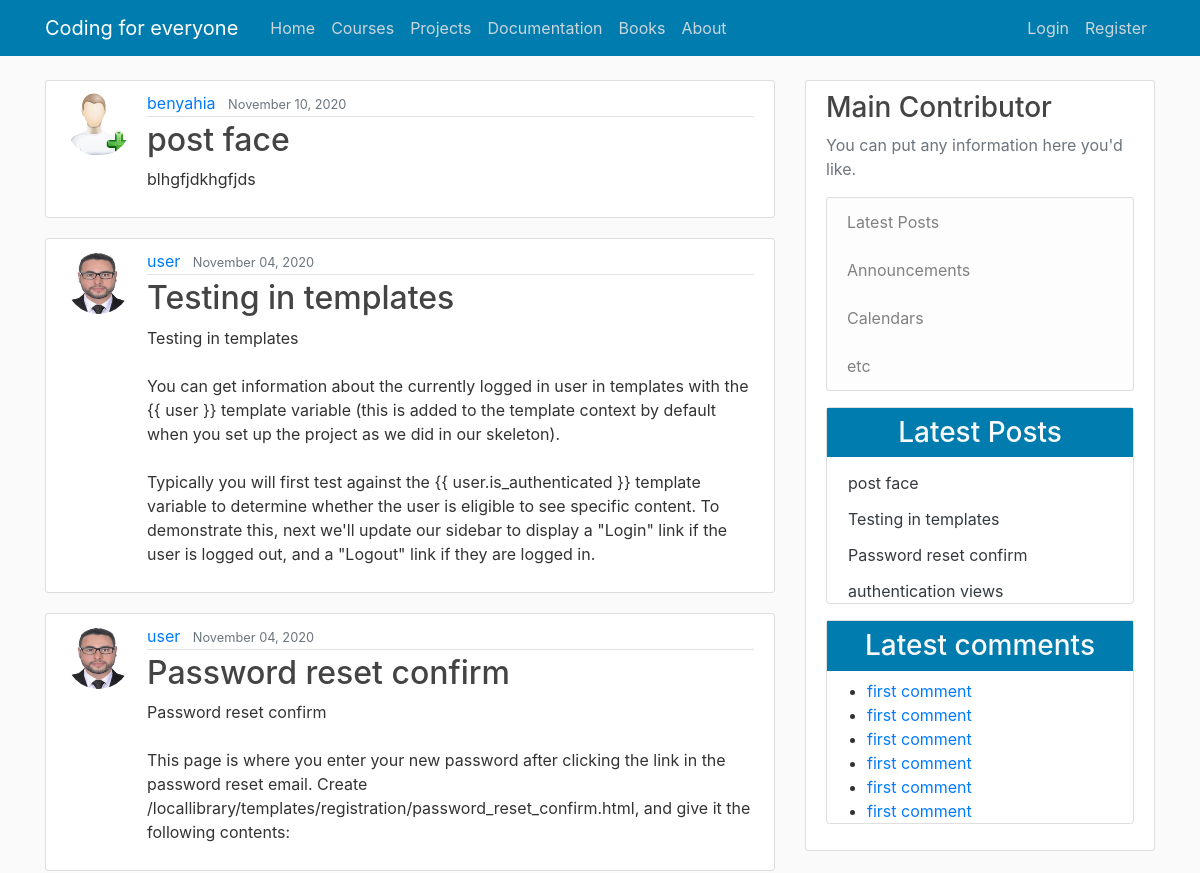
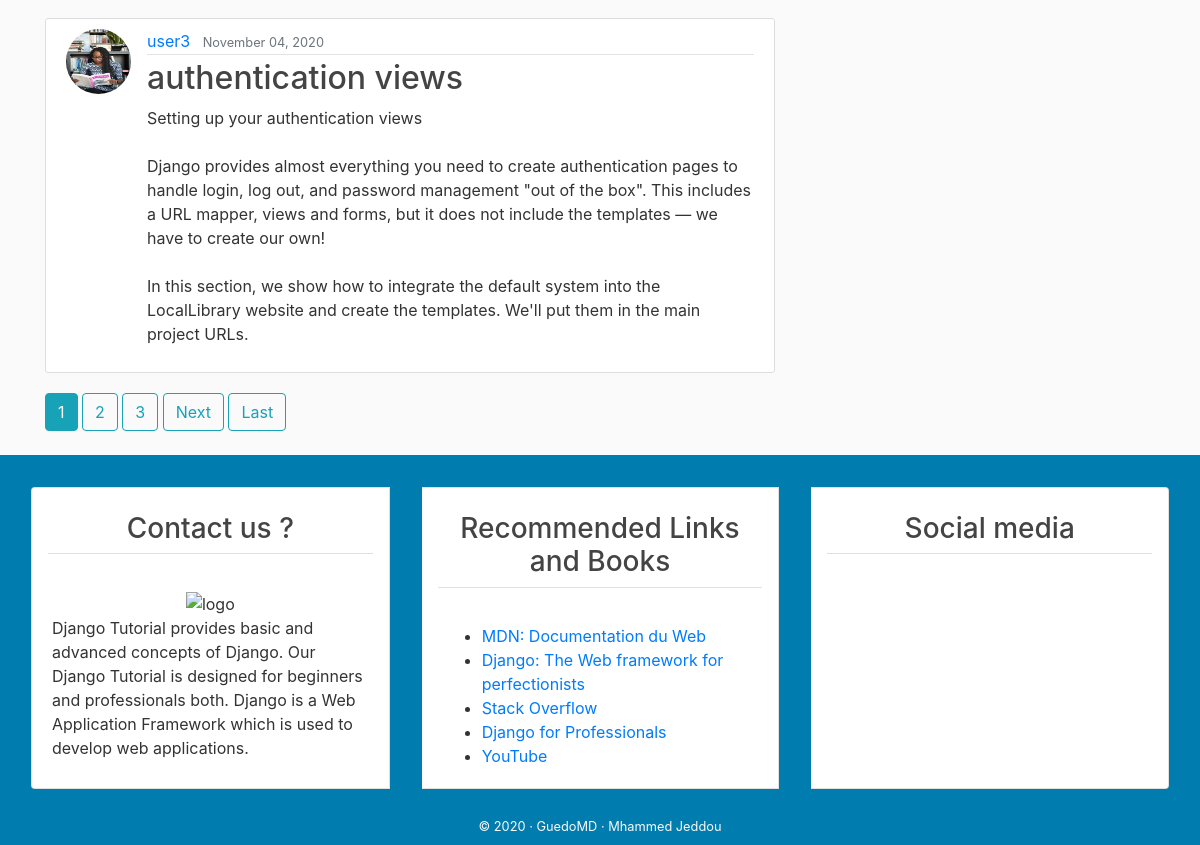
The app's page /, older data (2 pictures, top to bottom).
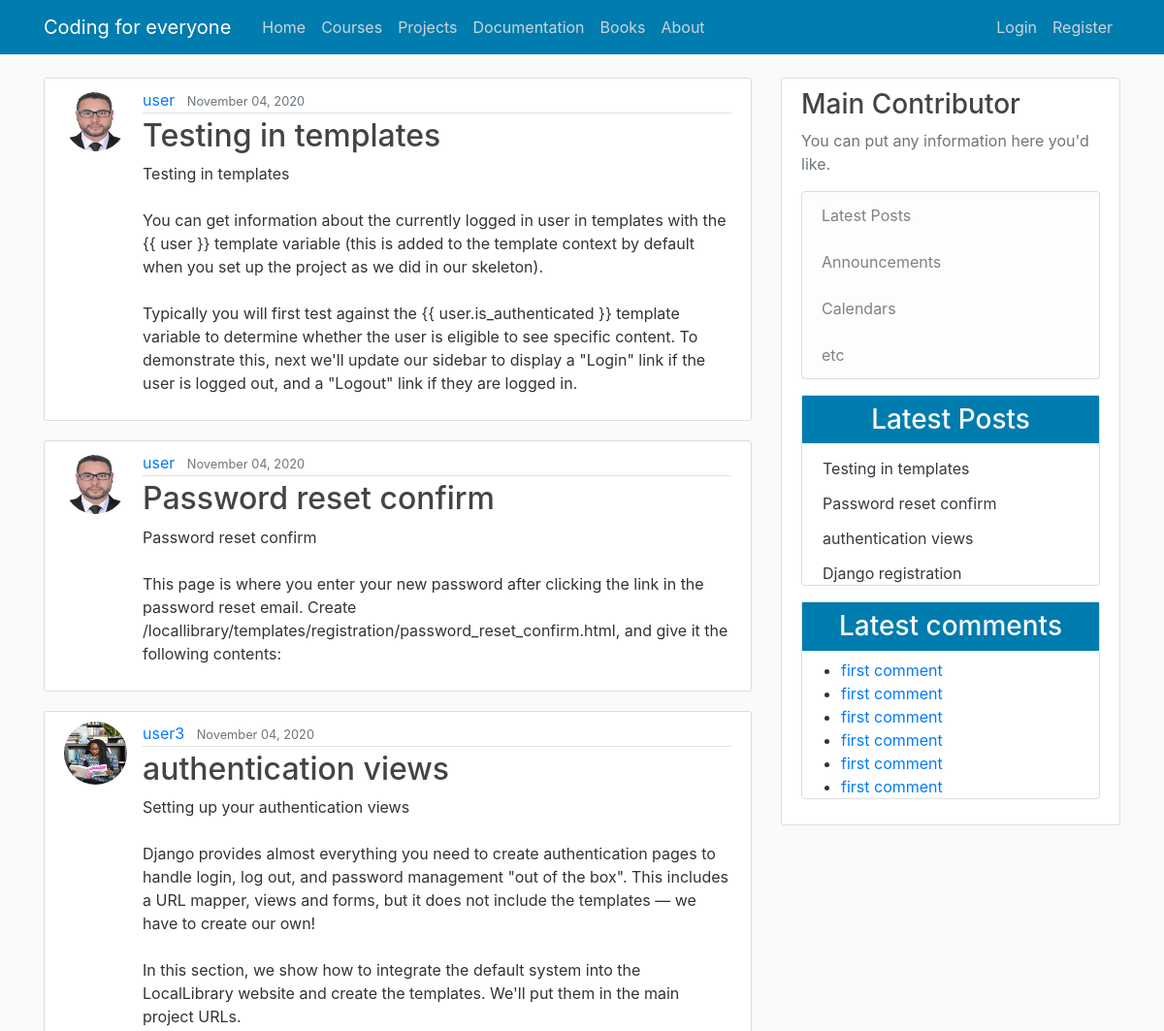
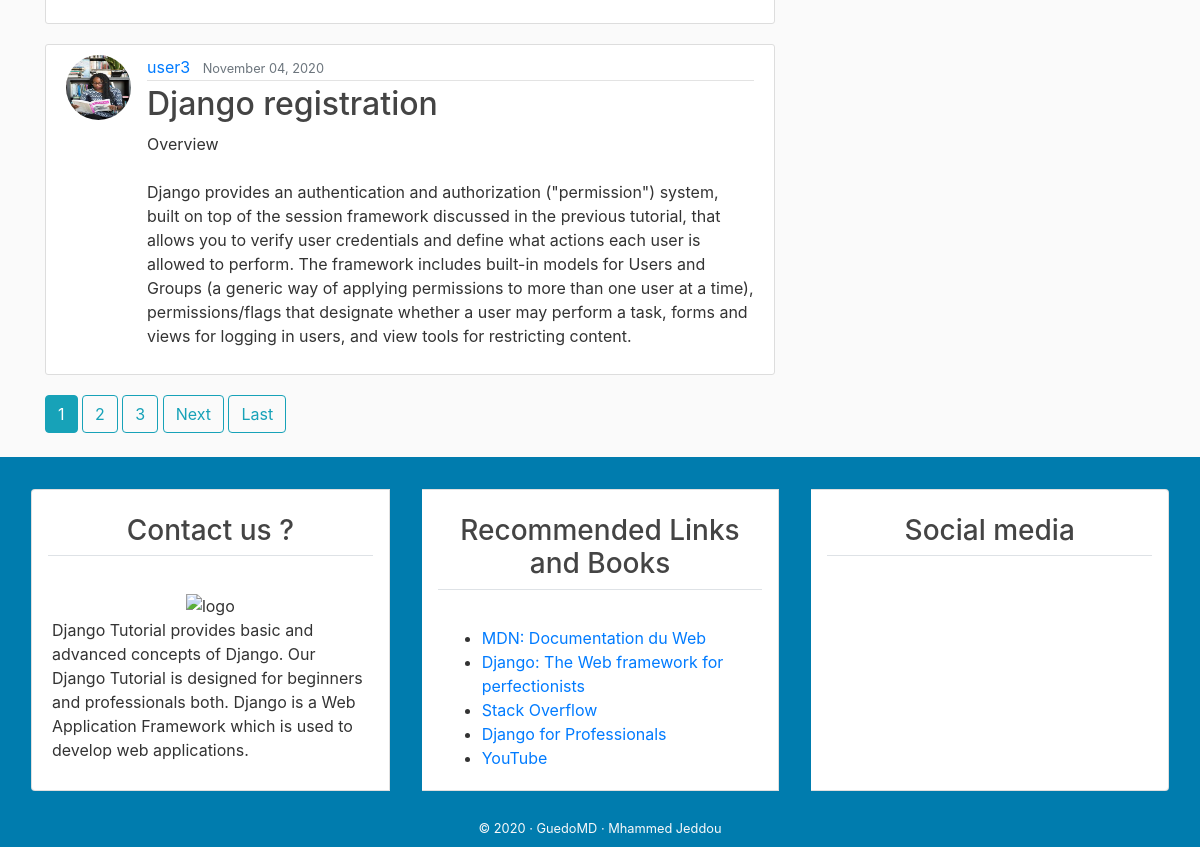
The same page, newer data (2 pictures, top to bottom).
### blog/models.py (models this page shows, shortened)
class Post(models.Model):
    title = models.CharField(max_length=100)
    content = models.TextField()
    date_posted = models.DateTimeField(default=timezone.now)
    author = models.ForeignKey(User, on_delete=models.CASCADE)

### users/models.py (models this page shows, shortened)
class Profile(models.Model):
    user = models.OneToOneField(User, on_delete=models.CASCADE)
    image = models.ImageField(default='default.jpg', upload_to='profile_pics')

### blog/views.py (the view)
# urls.py: path('', PostListView.as_view(), name='blog-home'),
class PostListView(ListView):
    model = Post
    template_name = 'blog/home.html'  # <app>/<model>_<viewtype>.html
    context_object_name = 'posts'
    ordering = ['-date_posted']
    paginate_by = 4

### blog/templates/blog/home.html (shortened to what this page needs)
{% extends "blog/base.html" %}
{% block content %}
    {% for post in posts %}
        <article class="media content-section">
          <img class="rounded-circle article-img" src="{{ post.author.profile.image.url }}">
          <div class="media-body">
            <div class="article-metadata">
              <a class="mr-2" href="{% url 'user-posts' post.author.username %}">{{ post.author }}</a>
              <small class="text-muted">{{ post.date_posted|date:"F d, Y" }}</small>
            </div>
            <h2><a class="article-title" href="{% url 'post-detail' post.id %}">{{ post.title }}</a></h2>
            <p class="article-content">{{ post.content }}</p>
          </div>
        </article>
    {% endfor %}
    {% if is_paginated %}
      {% for num in page_obj.paginator.page_range %}
        {% if page_obj.number == num %}
          <a class="btn btn-info mb-4" href="?page={{ num }}">{{ num }}</a>
        {% elif num > page_obj.number|add:'-3' and num < page_obj.number|add:'3' %}
          <a class="btn btn-outline-info mb-4" href="?page={{ num }}">{{ num }}</a>
        {% endif %}
      {% endfor %}
      {% if page_obj.has_next %}
        <a class="btn btn-outline-info mb-4" href="?page={{ page_obj.next_page_number }}">Next</a>
        <a class="btn btn-outline-info mb-4" href="?page={{ page_obj.paginator.num_pages }}">Last</a>
      {% endif %}
    {% endif %}
{% endblock content %}

### blog/templates/blog/base.html (shortened to what this page needs)
{% load static %}
<!DOCTYPE html>
<html>
<head>
    <link rel="stylesheet" href="https://maxcdn.bootstrapcdn.com/bootstrap/4.0.0/css/bootstrap.min.css">
    <link rel="stylesheet" href=" {% static 'blog/css/bootstrap.min.css' %}" >
    <link rel="stylesheet" type="text/css" href="{% static 'blog/main.css' %}">
    <link rel="stylesheet" type="text/css" href=" {% static 'blog/css/main2.css' %}" >
</head>
<body>
    <header class="site-header">
      <nav class="navbar navbar-expand-md navbar-dark  fixed-top" style="background-color:#007cae;" >
        <div class="container">
          <a class="navbar-brand mr-4" href="{% url 'blog-home' %}">Coding for everyone  </a>
          <div class="collapse navbar-collapse" id="navbarToggle">
            <div class="navbar-nav mr-auto">
              <a class="nav-item nav-link" href="{% url 'blog-home' %}">Home</a>
              <a class="nav-item nav-link" href="{% url 'blog-about' %}">Courses</a>
              <a class="nav-item nav-link" href="{% url 'allPosts' %}">Projects</a>
              <a class="nav-item nav-link" href="{% url 'blog-about' %}">Documentation</a>
              <a class="nav-item nav-link" href="{% url 'blog-about' %}">Books</a>
              <a class="nav-item nav-link" href="{% url 'blog-about' %}">About </a>
            </div>
            <div class="navbar-nav">
              {% if user.is_authenticated %}
                <a class="nav-item nav-link" href="{% url 'post-create' %}">New Post</a>
                <a class="nav-item nav-link" href="{% url 'profile' %}">Profile</a>
                <a class="nav-item nav-link" href="{% url 'logout' %}">Logout</a>
              {% else %}
                <a class="nav-item nav-link" href="{% url 'login' %}">Login</a>
                <a class="nav-item nav-link" href="{% url 'register' %}">Register</a>
              {% endif %}
            </div>
          </div>
        </div>
      </nav>
    </header>
    <main role="main" class="container">
      <div class="row">
        <div class="col-md-8">
          {% block content %}{% endblock %}
        </div>
        <div class="col-md-4">
          <div class="content-section">
            <h3> Main Contributor</h3>
            <p class='text-muted'>You can put any information here you'd like.
              <ul class="list-group">
                <li class="list-group-item list-group-item-light">Latest Posts</li>
                <li class="list-group-item list-group-item-light">Announcements</li>
                <li class="list-group-item list-group-item-light">Calendars</li>
                <li class="list-group-item list-group-item-light">etc</li>
              </ul>
            </p>
            <div class="card mb-3">
              <h3 class="text-center text-light p-2" style="background-color:#007cae;" > Latest Posts   </h3>
          {% include "blog/latest_posts.html" %}
          </div>
          <div class="card mb-3">
            <h3 class="text-center  text-light p-2" style="background-color:#007cae;"> Latest comments    </h3>
            <ul>
              <li><a href="#">  first comment </a> </li>
              <li><a href="#">  first comment </a> </li>
              <li><a href="#">  first comment </a> </li>
              <li><a href="#">  first comment </a> </li>
              <li><a href="#">  first comment </a> </li>
              <li><a href="#">  first comment </a> </li>
            </ul>
        </div>
          </div>
        </div>
      </div>
    </main>
<footer  style="background-color:#007cae;">
  <div class="container-fluid">
      <div class="row">
<div class="col-md" >
  <div class="card-group mt-3">
<div class="card m-3">
<h3 class="card-title text-center border-bottom p-2 m-3">
Contact us ?
</h3>
<div class="card-body">
<div class="text-center">
<img src="{% static 'blog/img/pexels-photo.jpg' %}" alt=" logo " width="100px">
</div>Django Tutorial provides basic and advanced concepts of Django. Our Django Tutorial
is designed for beginners and professionals both.
Django is a Web Application Framework which is used to develop web applications.
</div>
</div>
<div class="card m-3">
  <h3 class="card-title text-center border-bottom p-2 m-3">
    Recommended Links and Books
  </h3>
  <div class="card-body">
 <ul>
<li>
  <a href="https://developer.mozilla.org/fr/">
    MDN: Documentation du Web  </a>
</li>
<li>
  <a href="https://www.djangoproject.com/">
    Django: The Web framework for perfectionists   </a>
</li>
<li>
  <a href="https://stackoverflow.com/">  Stack Overflow  </a>
</li>
<li>
  <a href="https://djangoforprofessionals.com/"> Django for Professionals  </a>
</li>
<li>
  <a href="https://www.youtube.com/">
    YouTube  </a>
</li>
 </ul>
  </div>
  </div>
<div class="card m-3">
  <h3 class="card-title text-center border-bottom p-2 m-3">
    Social media
  </h3>
  <h4 class="card-body text-center">
  </h4>
  </div>
  </div>
</div>
      </div>
<div class="row p-2">
<div class="col-md text-center">
  <small  class="text-light ">
      &copy;  2020 · GuedoMD · Mhammed Jeddou
          </small>
</div>
</div>
</div>
</footer>
  </body>
</html>

### blog/templates/blog/latest_posts.html
<ul class="list-group-flush latest-post">
    {% for post  in posts  %}
      <li class="list-group-item latest-post-item" >
           <a class="text-dark" href="{% url 'post-detail' post.pk  %}"> {{post.title}} </a>
      </li>
    {% endfor %}
</ul>

### blog/static/blog/main.css (style rules this page uses)
body { background: #fafafa; color: #333333; margin-top: 5rem; }
h1, h2, h3, h4, h5, h6 { color: #444444; }
ul { margin: 0; }
.site-header .navbar-nav .nav-link { color: #cbd5db; }
.content-section { background: #ffffff; padding: 10px 20px; border: 1px solid #dddddd; border-radius: 3px; margin-bottom: 20px; }
.article-title { color: #444444; }
.article-content { white-space: pre-line; }
.article-img { height: 65px; width: 65px; margin-right: 16px; }
.article-metadata { padding-bottom: 1px; margin-bottom: 4px; border-bottom: 1px solid #e3e3e3 }

### blog/static/blog/css/main2.css (style rules this page uses)
.latest-post, .latest-comment { padding: 0 15px; }
.latest-post .latest-post-item, .latest-comment .latest-comment-item { padding: 6px; }
.latest-post li:first-child, .latest-comment li:first-child { border-top: 0; }
.latest-post li:last-child, .latest-comment li:last-child { border-bottom: 0; padding-bottom: 0; }

Row changes from the older to the newer data that the page shows:
removed Post: author.profile.image (picture), author "benyahia", date_posted "November 10, 2020", title "post face", content "blhgfjdkhgfjds"
now on this page (row unchanged): Post: author.profile.image (picture), author "user3", date_posted "November 04, 2020", title "Django registration", content "Overview Django provides an authentication and authorization (\"permission\") system, built on top of the session framework discussed in the previous tutorial, that allows you to verify user credentials and define what actions each user is allowed to perform. The framework includes built-in models for Users and Groups (a generic way of applying permissions to more than one user at a time), permissions/flags that designate whether a user may perform a task, forms and views for logging in users, and view tools for restricting content."
